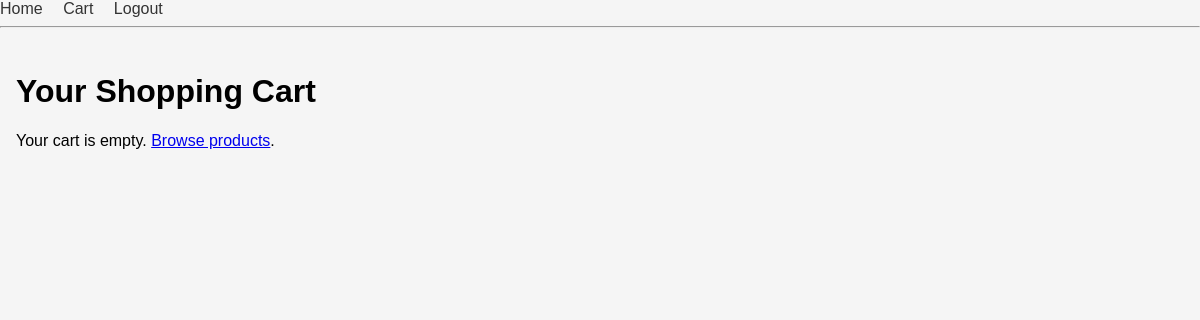
The page /cart/ (signed in) on the database as committed earlier.
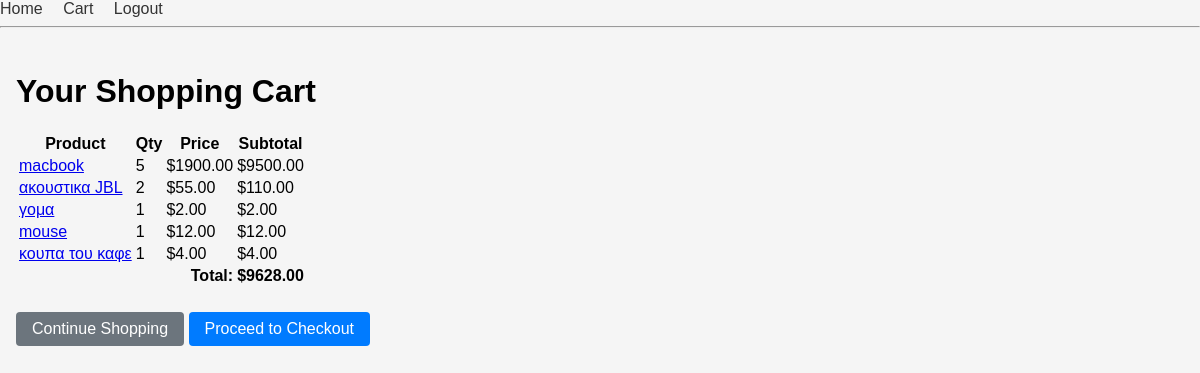
The same page on the database as committed later.
### catalog/models.py (models this page shows, shortened)
class Product(models.Model):
    name        = models.CharField(max_length=255)
    description = models.TextField()
    price       = models.DecimalField(max_digits=10, decimal_places=2)
    image       = models.ImageField(upload_to='products/')
    created_at  = models.DateTimeField(auto_now_add=True)
    updated_at  = models.DateTimeField(auto_now=True)

### catalog/views.py (the view)
# urls.py: path('cart/',            views.view_cart,         name='view_cart'),
@login_required
def view_cart(request):
    cart, _ = Cart.objects.get_or_create(user=request.user)
    items = []
    total = 0
    for ci in cart.items.select_related('product'):
        subtotal = ci.product.price * ci.quantity
        items.append({
            'product': ci.product,
            'quantity': ci.quantity,
            'price':    ci.product.price,
            'subtotal': subtotal,
        })
        total += subtotal
    return render(request, 'catalog/cart.html', {
        'items': items,
        'total': total,
    })

### catalog/templates/catalog/cart.html (shortened to what this page needs)
{% extends "base.html" %}
{% block content %}
  <h1>Your Shopping Cart</h1>
  {% if items %}
    <table>
      <thead>
        <tr>
          <th>Product</th><th>Qty</th><th>Price</th><th>Subtotal</th>
        </tr>
      </thead>
      <tbody>
        {% for item in items %}
          <tr>
            <td>
              <a href="{% url 'product_detail' item.product.pk %}">
                {{ item.product.name }}
              </a>
            </td>
            <td>{{ item.quantity }}</td>
            <td>${{ item.price }}</td>
            <td>${{ item.subtotal }}</td>
          </tr>
        {% endfor %}
      </tbody>
      <tfoot>
        <tr>
          <th colspan="3" style="text-align:right">Total:</th>
          <th>${{ total }}</th>
        </tr>
      </tfoot>
    </table>
    <p>
      <a href="{% url 'product_list' %}" class="btn btn-secondary">
        Continue Shopping
      </a>
      <a href="#" class="btn btn-primary">
        Proceed to Checkout
      </a>
    </p>
  {% else %}
    <p>Your cart is empty. <a href="{% url 'product_list' %}">Browse products</a>.</p>
  {% endif %}
{% endblock %}

Rows that differ between the two databases and show on the page:
added Product: product.name "macbook", quantity "5", price "1900.00", subtotal "9500.00"
added Product: product.name "ακουστικα JBL", quantity "2", price "55.00", subtotal "110.00"
added Product: product.name "γομα", quantity "1", price "2.00", subtotal "2.00"
added Product: product.name "mouse", quantity "1", price "12.00", subtotal "12.00"
added Product: product.name "κουπα του καφε", quantity "1", price "4.00", subtotal "4.00"
Other text that changed with them:
{{ total }}: (not shown) → "9628.00"
text no longer shown: "Your cart is empty. Browse products ."
text now shown: "Product Qty Price Subtotal Total: $ Continue Shopping Proceed to Checkout"
